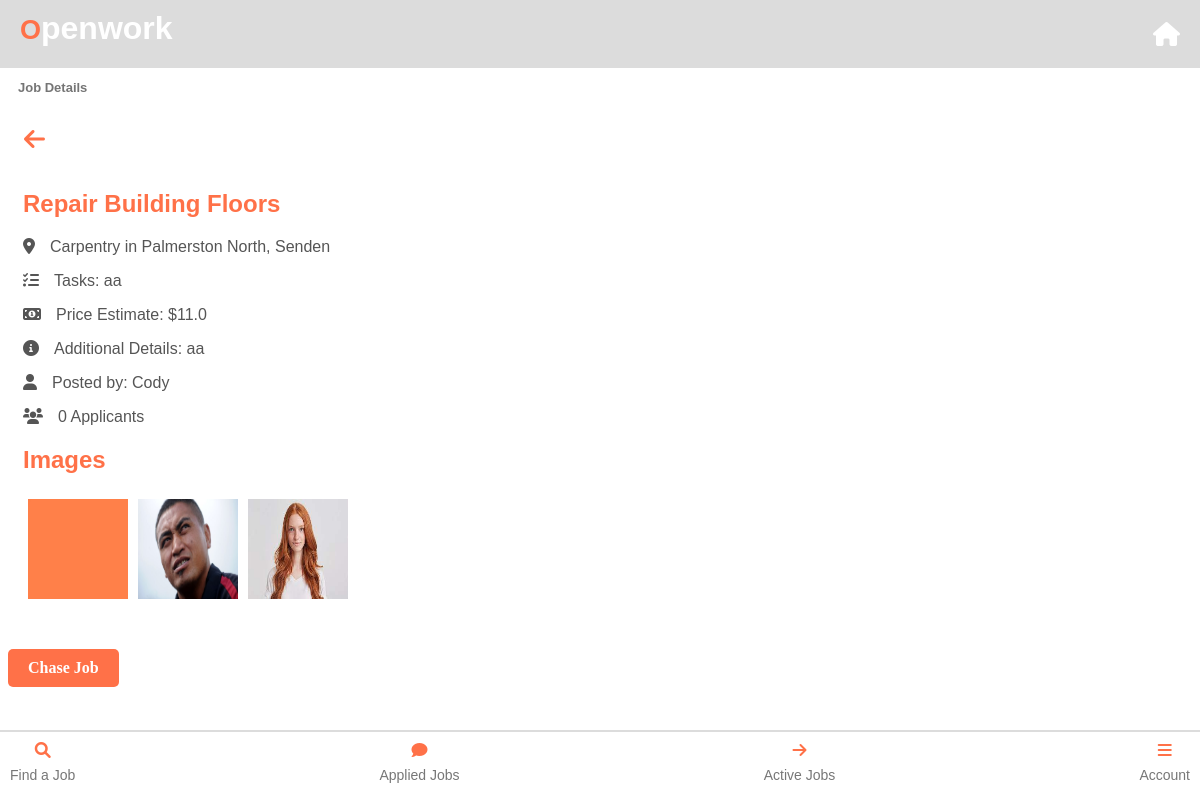
Screenshot of /display_jobs/8 (signed in) with the database file from the repository.
### app.py (models this page shows)
class Job(db.Model):
    id = db.Column(db.Integer, primary_key=True)
    job_name = db.Column(db.String(100), nullable=False)
    job_category = db.Column(db.String(100), nullable=False)
    location = db.Column(db.String(100), nullable=True)  # Add location column here
    city = db.Column(db.String(100), nullable=False)
    suburb = db.Column(db.String(100), nullable=False)
    tasks = db.Column(db.String(250), nullable=False)
    price_per_hour = db.Column(db.Float, nullable=False)
    image_paths = db.Column(db.String(255))
    additional_details = db.Column(db.String(250))
    date_created = db.Column(db.DateTime, default=datetime.utcnow)
    status = db.Column(db.String(20), default='open')  # 'open', 'applied', 'closed', etc.
    applicants = db.relationship('JobApplication', backref='job', lazy=True)
    accepted_user_id = db.Column(db.Integer, nullable=True)
    business_profile_id = db.Column(db.Integer, db.ForeignKey('business_profile.id'), nullable=False)
    payment_required = db.Column(db.Boolean, default=False)
    user_id = db.Column(db.Integer, db.ForeignKey('user.id'))  # Foreign key to User
    user = db.relationship('User', backref=db.backref('jobs', lazy=True))  # Relationship to User

class User(UserMixin, db.Model):
    id = db.Column(db.Integer, primary_key=True)
    user_type = db.Column(db.String(20), nullable=False, default='labourer')
    location = db.Column(db.String(100), nullable=False)
    email = db.Column(db.String(100), unique=True, nullable=False)
    password = db.Column(db.String(100), nullable=False)
    first_name = db.Column(db.String(50), nullable=True)  # Initially nullable
    last_name = db.Column(db.String(50), nullable=True)   # Initially nullable
    jobs_completed = db.Column(db.Integer, default=0)
    business_profile = db.relationship('BusinessProfile', backref='user', uselist=False)
    profile_image = db.relationship('UserProfileImage', backref='user', uselist=False)
    labourer_profile = db.relationship('LabourerProfile', backref='user', uselist=False)
    company_details = db.relationship('CompanyDetails', uselist=False)

### app.py (the view)
@app.route('/display_jobs/<int:job_id>')
@login_required
def display_jobs(job_id):
    job = Job.query.get_or_404(job_id)
    return render_template('display_job.html', job=job)

### app.py (called while the page is built)
@login_manager.user_loader
def load_user(user_id):
    return User.query.get(int(user_id))  # Load a user by ID

### templates/display_job.html (shortened to what this page needs)
<!DOCTYPE html>
<html lang="en">
  <head>
    <link
      rel="stylesheet"
      href="https://cdnjs.cloudflare.com/ajax/libs/font-awesome/6.0.0-beta3/css/all.min.css"
    />
    <link
      rel="stylesheet"
      href="{{ url_for('static', filename='labourer_home.css') }}"
    />
  </head>
  <body>
    {% extends 'base_labour.html' %} {% block title %}Job Details{% endblock %}
    {% block content %}
    <div class="info-container">
      <h1>Job Details</h1>
    </div>
    <button class="back-button" onclick="goBack()">
      <i class="fas fa-arrow-left"></i>
    </button>
    <div class="job-details-container">
      <h2>{{ job.job_name }}</h2>
      <p>
        <i class="fas fa-map-marker-alt icon"></i>{{ job.job_category }} in {{
        job.city }}, {{ job.suburb }}
      </p>
      <p><i class="fas fa-tasks icon"></i>Tasks: {{ job.tasks }}</p>
      <p>
        <i class="fas fa-money-bill-alt icon"></i>Price Estimate: ${{
        job.price_per_hour }}
      </p>
      <p>
        <i class="fas fa-info-circle icon"></i>Additional Details: {{
        job.additional_details }}
      </p>
      <p>
        <i class="fas fa-user icon"></i>Posted by: {{ job.user.first_name }}
      </p>
      <p>
        <i class="fas fa-users icon"></i>{{ job.applicants|length }} Applicants
      </p>
      {% if job.image_paths %}
      <h2>Images</h2>
      <div class="image-gallery">
        {% for image_filename in job.image_paths.split(',') %} {% set image_path
        = url_for('static', filename='profile_pics/' + image_filename) %}
        <img src="{{ image_path }}" alt="Job Image" />
        {% endfor %}
      </div>
      {% endif %}
    </div>
    {% if current_user.is_authenticated and current_user.id not in
    job.applicants|map(attribute='user_id') %}
    <a id="applybutton" href="{{ url_for('apply_for_job', job_id=job.id) }}"
      ><b>Chase Job</b></a
    >
    {% endif %}
    <br />
    <br />
    <br />
    <br />
    {% endblock %}

### static/labourer_home.css (style rules this page uses)
.info-container { background-color: #fff; margin-bottom: 20px; margin-left: 10px; }
.info-container h1 { color: #585858d3; font-size: small; }
h2 { color: #ff7148; }

### templates/display_job.html (style rules this page uses)
.job-details-container { padding: 15px; margin-bottom: 20px; }
.job-details-container h2 { color: #ff7148; font-family: Arial, Helvetica, sans-serif; }
.job-details-container p { color: #555; font-family: "Lucida Sans", "Lucida Sans Regular", "Lucida Grande", "Lucida Sans Unicode", Geneva, Verdana, sans-serif; }
.job-details-container .icon { margin-right: 15px; }
.back-button { font-size: 24px; color: #ff7148; margin-left: 10px; margin-top: 10px; text-decoration: none; border: none; background-color: #fff; cursor: pointer; }
#applybutton { background-color: #ff7148; color: white; border: none; padding: 10px 20px; cursor: pointer; border-radius: 5px; display: inline-block; margin: 10px 0; text-decoration: none; transition: background-color 0.3s ease; }
.image-gallery { display: flex; flex-wrap: wrap; justify-content: flex-start; }
.image-gallery img { width: 100px; height: 100px; margin: 5px; }

### templates/base_labour.html (style rules this page uses)
h1 { color: #ff7148; font-family: "Arial", sans-serif; margin-bottom: 10px; }
h1 { font-size: 24px; margin: 0; padding: 0; border-top-right-radius: ; }

### rows the page displays
Job: job_name "Repair Building Floors", job_category "Carpentry", city "Palmerston North", suburb "Senden", tasks "aa", price_per_hour "11.0", additional_details "aa"
User: user.first_name "Cody"

### other values shown
{{ job.applicants|length }} "0"
